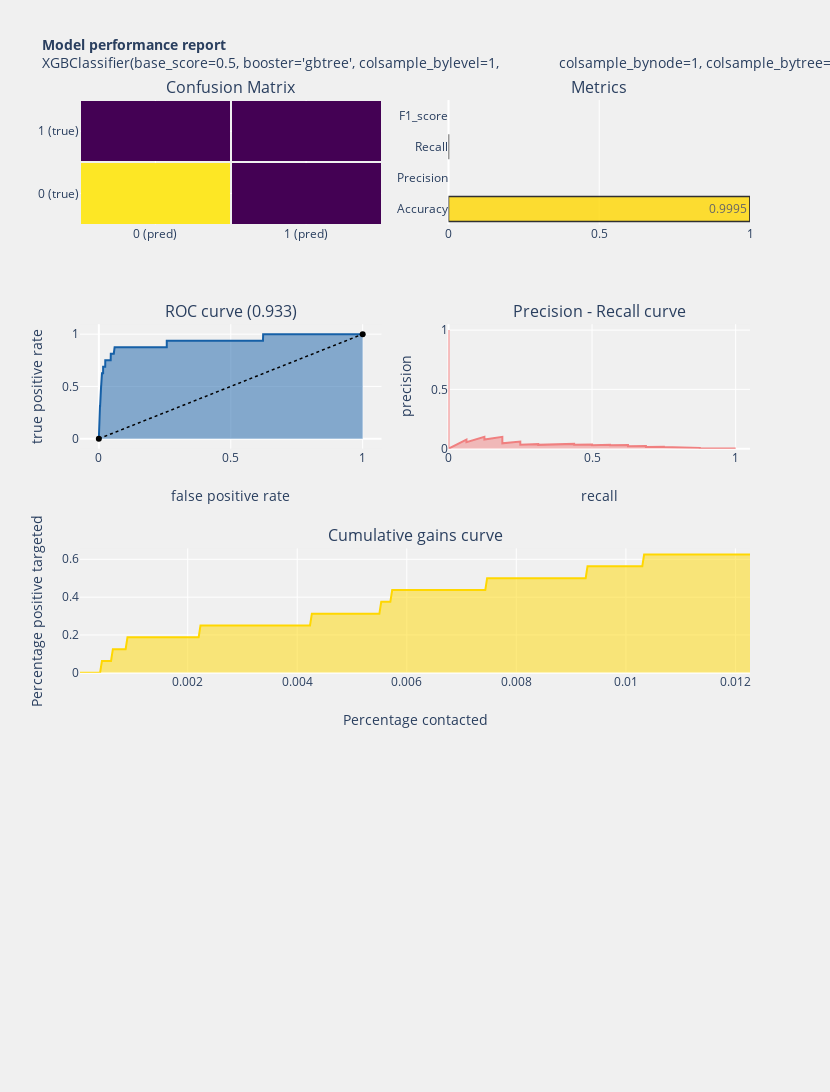

Notebook code cell kept with this figure:
### Code cell
model_performance(best_fit,y_test, y_pred_test,y_score)

### Figure 1 — Plotly figure (JSON) as saved in the notebook; plotly's stock layout.template omitted (floating-point values rounded to 4 significant figures; data arrays with more than 128 entries replaced by an {"elided": "..."} marker saying what was removed)
{"data": [{"z": [[29984, 0], [16, 0]], "showscale": false, "colorscale": [[0, "#440154"], [0.1111, "#482878"], [0.2222, "#3e4989"], [0.3333, "#31688e"], [0.4444, "#26828e"], [0.5556, "#1f9e89"], [0.6667, "#35b779"], [0.7778, "#6ece58"], [0.8889, "#b5de2b"], [1, "#fde725"]], "yaxis": "y", "xgap": 2, "xaxis": "x", "y": ["0 (true)", "1 (true)"], "x": ["0 (pred)", "1 (pred)"], "ygap": 2, "type": "heatmap"}, {"opacity": 0.8, "textposition": "auto", "orientation": "h", "yaxis": "y2", "text": [0.9995, null, 0, null], "y": ["Accuracy", "Precision", "Recall", "F1_score"], "xaxis": "x2", "marker": {"color": ["gold", "lightgreen", "lightcoral", "lightskyblue"], "line": {"color": "#000000", "width": 1.5}}, "x": [0.9995, null, 0, null], "type": "bar"}, {"name": "Roc : 0.933", "yaxis": "y3", "xaxis": "x3", "y": {"elided": "4592 float values"}, "x": {"elided": "4592 float values"}, "line": {"color": "rgb(22, 96, 167)", "width": 2}, "type": "scatter", "fill": "tozeroy"}, {"yaxis": "y3", "xaxis": "x3", "y": [0, 1], "x": [0, 1], "line": {"color": "black", "dash": "dot", "width": 1.5}, "type": "scatter"}, {"name": "Precision[8.56072766e-04 8.03427959e-04 8.03470995e-04 ... 0.00000000e+00\n 0.00000000e+00 1.00000000e+00]", "yaxis": "y4", "xaxis": "x4", "y": {"elided": "4761 float values"}, "x": {"elided": "4761 float values"}, "line": {"color": "lightcoral", "width": 2}, "type": "scatter", "fill": "tozeroy"}, {"name": "Lift curve", "yaxis": "y5", "xaxis": "x5", "y": {"elided": "30000 float values"}, "x": {"elided": "368 float values"}, "line": {"color": "gold", "width": 2}, "type": "scatter", "fill": "tozeroy"}], "layout": {"paper_bgcolor": "rgba(240,240,240, 0.95)", "height": 1500, "yaxis2": {"domain": [0.8438, 1], "anchor": "x2"}, "yaxis3": {"domain": [0.5625, 0.7188], "anchor": "x3", "title": {"text": "true positive rate"}}, "yaxis4": {"range": [0, 1.05], "domain": [0.5625, 0.7188], "anchor": "x4", "title": {"text": "precision"}}, "yaxis5": {"domain": [0.2812, 0.4375], "anchor": "x5", "title": {"text": "Percentage positive targeted"}}, "yaxis6": {"domain": [0, 0.1562], "anchor": "x6"}, "autosize": false, "title": {"text": "<b>Model performance report</b><br>XGBClassifier(base_score=0.5, booster='gbtree', colsample_bylevel=1,\n              colsample_bynode=1, colsample_bytree=0.8702223906761407,\n              gamma=0.19660346387492067, learning_rate=0.3, max_delta_step=0,\n              max_depth=8, min_child_weight=9.0, missing=None, n_estimators=100,\n              n_jobs=1, nthread=None, objective='binary:logistic',\n              random_state=0, reg_alpha=0, reg_lambda=0.1130526021429622,\n              scale_pos_weight=1, seed=None, silent=None,\n              subsample=0.9271541922003506, verbosity=1)", "font": {"size": 14}}, "plot_bgcolor": "rgba(240,240,240, 0.95)", "width": 830, "xaxis": {"domain": [0, 0.45], "anchor": "y"}, "annotations": [{"yanchor": "bottom", "xref": "paper", "xanchor": "center", "yref": "paper", "text": "Confusion Matrix", "y": 1, "x": 0.225, "font": {"size": 16}, "showarrow": false}, {"yanchor": "bottom", "xref": "paper", "xanchor": "center", "yref": "paper", "text": "Metrics", "y": 1, "x": 0.775, "font": {"size": 16}, "showarrow": false}, {"yanchor": "bottom", "xref": "paper", "xanchor": "center", "yref": "paper", "text": "ROC curve (0.933)", "y": 0.7188, "x": 0.225, "font": {"size": 16}, "showarrow": false}, {"yanchor": "bottom", "xref": "paper", "xanchor": "center", "yref": "paper", "text": "Precision - Recall curve", "y": 0.7188, "x": 0.775, "font": {"size": 16}, "showarrow": false}, {"yanchor": "bottom", "xref": "paper", "xanchor": "center", "yref": "paper", "text": "Cumulative gains curve", "y": 0.4375, "x": 0.5, "font": {"size": 16}, "showarrow": false}], "showlegend": false, "yaxis": {"domain": [0.8438, 1], "anchor": "x"}, "xaxis6": {"domain": [0, 1], "anchor": "y6"}, "xaxis5": {"domain": [0, 1], "anchor": "y5", "title": {"text": "Percentage contacted"}}, "xaxis4": {"range": [0, 1.05], "domain": [0.55, 1], "anchor": "y4", "title": {"text": "recall"}}, "xaxis3": {"domain": [0, 0.45], "anchor": "y3", "title": {"text": "false positive rate"}}, "xaxis2": {"range": [0, 1], "domain": [0.55, 1], "anchor": "y2"}, "margin": {"b": 195}}}
